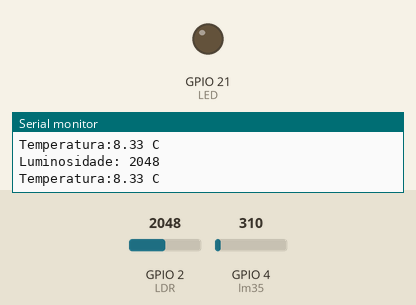
Recording of a sketch running on a simulated ESP32. Shown: output pins drawn as LEDs (lit = HIGH), the last lines printed to the serial monitor. The test bench sets the inputs (shaded band); at power-on: GPIO 2 (LDR) = 2048, GPIO 4 (lm35) = 310 (analog values on the 0–4095 scale).

Above: at 1.8 s.
1.9 s: GPIO 2 (LDR) set to 0
At 4.2 s:
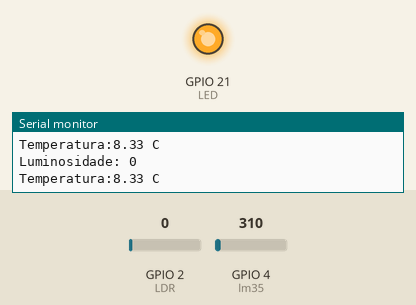
4.5 s: GPIO 2 (LDR) set to 491
At 6.8 s:
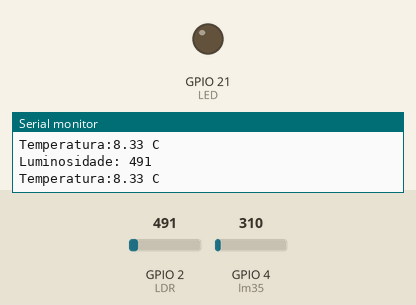
Timing chart, 0 to 8.3 s (numbered marks = the images above; inputs shaded):
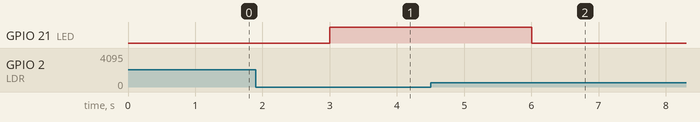

Measured:
- after the input at 1.9 s, GPIO 21 (LED): LOW → HIGH after 1.1 s
- after the input at 4.5 s, GPIO 21 (LED): HIGH → LOW after 1.5 s

The sketch:

LEDLightingEsp32.ino
```cpp
int lm35 = 4;
int LDR = 2;
int luminosidade;
int adc;
int LED = 21;
float temperatura;

void setup() {
 Serial.begin(115200);
 analogReadResolution(12);
 analogSetAttenuation(ADC_0db);
 pinMode(LED, OUTPUT);
}

void loop() {
 adc = analogRead(lm35);
 luminosidade = analogRead(LDR);
 temperatura = adc*0.02686203;
 Serial.print("Temperatura:");
 Serial.print(temperatura);
 Serial.println(" C");
 delay(1000);
 Serial.print("Luminosidade: ");
 Serial.println(luminosidade);

 if(luminosidade == 0){
  digitalWrite(LED, HIGH);
 } else{
   digitalWrite(LED, LOW);
 }

}
```
